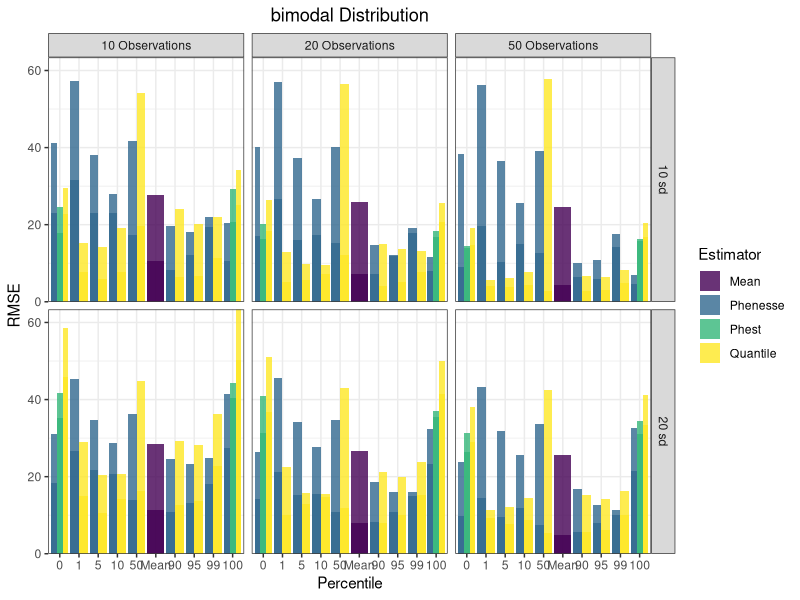
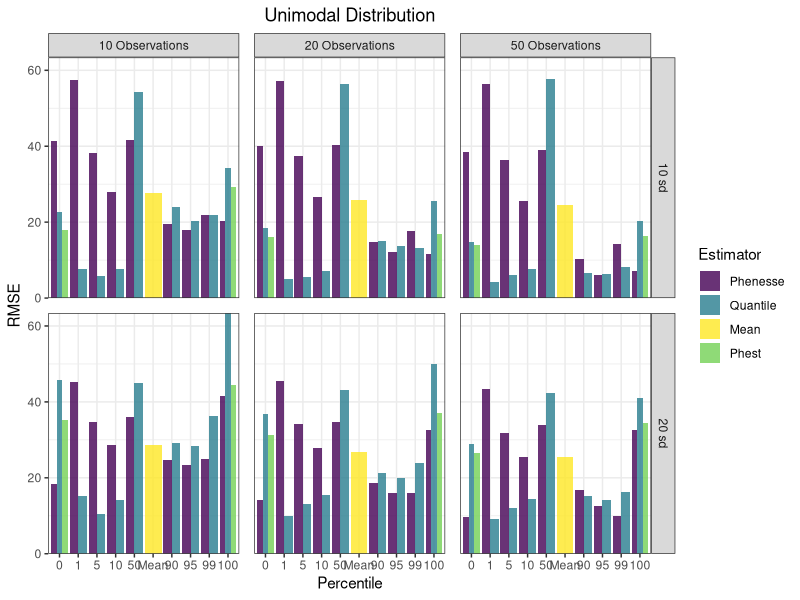

Generate these figures, in order, with R: (Note: this script raises an error after producing the figures.)
# Libraries

library(Metrics)
library(dplyr)
library(ggplot2)

# read in simulation results, bi_sims and bi_sims

bi_quantile_sims <- read.csv("results/bimodal_quantile.csv", 
                              stringsAsFactors = FALSE) %>% 
  dplyr::mutate(Estimator = 'Quantile')%>% 
  dplyr::mutate(Skewed = "No")
bi_skewed_quantile_sims <- read.csv("results/bimodal_skewed_quantile.csv",
                                     stringsAsFactors = FALSE) %>% 
  dplyr::mutate(Estimator = 'Quantile')%>% 
  dplyr::mutate(Skewed = "Yes")

bi_phest_sims <- read.csv("results/bimodal_phest.csv", 
                           stringsAsFactors = FALSE) %>% 
  dplyr::select(-lowCI, -highCI) %>% 
  dplyr::mutate(Estimator = 'Phest')%>% 
  dplyr::mutate(Skewed = "No")
bi_skewed_phest_sims <- read.csv("results/bimodal_skewed_phest.csv",
                                  stringsAsFactors = FALSE)%>% 
  dplyr::select(-lowCI, -highCI) %>% 
  dplyr::mutate(Estimator = 'Phest')%>% 
  dplyr::mutate(Skewed = "Yes")

bi_mean_sims <- read.csv("results/bimodal_mean.csv", stringsAsFactors = FALSE) %>% 
  dplyr::mutate(Estimator = 'Mean')%>% 
  dplyr::mutate(Skewed = "No")
bi_skewed_mean_sims <- read.csv("results/bimodal_skewed_mean.csv", stringsAsFactors = FALSE) %>% 
  dplyr::mutate(Estimator = 'Mean')%>% 
  dplyr::mutate(Skewed = "Yes")

bi_phenesse_sims <- read.csv("results/bimodal_phenesse.csv", stringsAsFactors = FALSE) %>% 
  dplyr::mutate(Estimator = "Phenesse")%>% 
  dplyr::mutate(Skewed = "No")
bi_skewed_phenesse_sims <- read.csv("results/bimodal_skewed_phenesse.csv", stringsAsFactors = FALSE) %>% 
  dplyr::mutate(Estimator = "Phenesse")%>% 
  dplyr::mutate(Skewed = "Yes")


# group by and summarize to get bias and rmse

total_bi <- rbind(bi_mean_sims, bi_skewed_mean_sims, bi_phest_sims, bi_skewed_phest_sims,
                   bi_quantile_sims, bi_skewed_quantile_sims, bi_phenesse_sims, bi_skewed_phenesse_sims)

total_skewed_bi_metrics <- total_bi %>%  
  group_by(Estimator, perc, obs, Q, sd, Skewed) %>% 
  summarize(RMSE = rmse(actual = true_value, predicted = estimate), 
            Bias = bias(actual = true_value, predicted = estimate)) 

total_skewed_bi_metrics$sd <- as.character(total_skewed_bi_metrics$sd)
total_skewed_bi_metrics$obs <- as.character(total_skewed_bi_metrics$obs)
total_skewed_bi_metrics$Q <- as.character(total_skewed_bi_metrics$Q)
total_skewed_bi_metrics <- total_skewed_bi_metrics %>% 
  mutate(fac_Q = ifelse(Q == 50.50, "Mean", Q))

total_skewed_bi_metrics_barplot <- total_skewed_bi_metrics %>% 
  ungroup(fac_Q) %>% 
  mutate(fac_Q = factor(fac_Q, levels = c('0','1','5','10','50',"Mean",'90','95','99','100'))) %>% 
  mutate(sd = paste(sd, "sd")) %>% 
  mutate(obs = paste(obs, "Observations")) 



##### bimodal RMSE PLOT #########

bi_skewed_rmse <- ggplot(total_skewed_bi_metrics_barplot) + 
  geom_bar(aes(x = fac_Q, y = RMSE, fill = Estimator), 
           stat = "identity", size = 1, alpha = 0.8, position = "dodge") +
  ggtitle("bimodal Distribution") + 
  scale_y_continuous(expand = c(0,0)) +
  theme_bw() +
  facet_grid(sd~obs, labeller = labeller()) +
  labs(x = "Percentile", y = 'RMSE') + 
  scale_fill_viridis_d() +
  theme(plot.title = element_text(hjust = 0.5)) 

bi_skewed_rmse

### Now only do skewed

bi_skewed_rmse_data <- total_skewed_bi_metrics_barplot %>% 
  dplyr::filter(Skewed == "Yes") %>% 
  mutate(Estimator = factor(Estimator, levels = c('Phenesse', 
                                                  'Quantile', 
                                                  'Mean',
                                                  'Phest')))


ggplot() + 
  geom_bar(data = bi_skewed_rmse_data, aes(x = fac_Q, y = RMSE, fill = Estimator), 
           stat = "identity", size = 1, alpha = 0.8, position = "dodge") +
  ggtitle("Unimodal Distribution") + 
  scale_y_continuous(expand = c(0,0)) +
  theme_bw() +
  facet_grid(sd~obs, labeller = labeller()) +
  labs(x = "Percentile", y = 'RMSE') + 
  scale_fill_manual(values = c("#440154FF", "#287D8EFF","#FDE725FF", "#73D055FF")) +
  theme(plot.title = element_text(hjust = 0.5),
        panel.spacing = unit(0.75, "lines")) 


um_skewed_rmse_data <- total_skewed_uni_metrics_barplot %>% 
  dplyr::filter(Skewed == "Yes") %>% 
  mutate(Estimator = factor(Estimator, levels = c('Phenesse', 
                                                  'Quantile', 
                                                  'Mean',
                                                  'Phest')))

um_rmse_skewed <- ggplot() + 
  geom_bar(data = um_skewed_rmse_data, aes(x = fac_Q, y = RMSE, fill = Estimator), 
           stat = "identity", size = 1, alpha = 0.8, position = "dodge") +
  ggtitle("Unimodal Distribution") + 
  scale_y_continuous(expand = c(0,0)) +
  theme_bw() +
  facet_grid(sd~obs) +
  labs(x = "Percentile", y = 'RMSE') + 
  scale_fill_manual(values = c("#440154FF", "#287D8EFF","#FDE725FF", "#73D055FF")) +
  theme(plot.title = element_text(hjust = 0.5),
        panel.spacing = unit(0.75, "lines")) 
